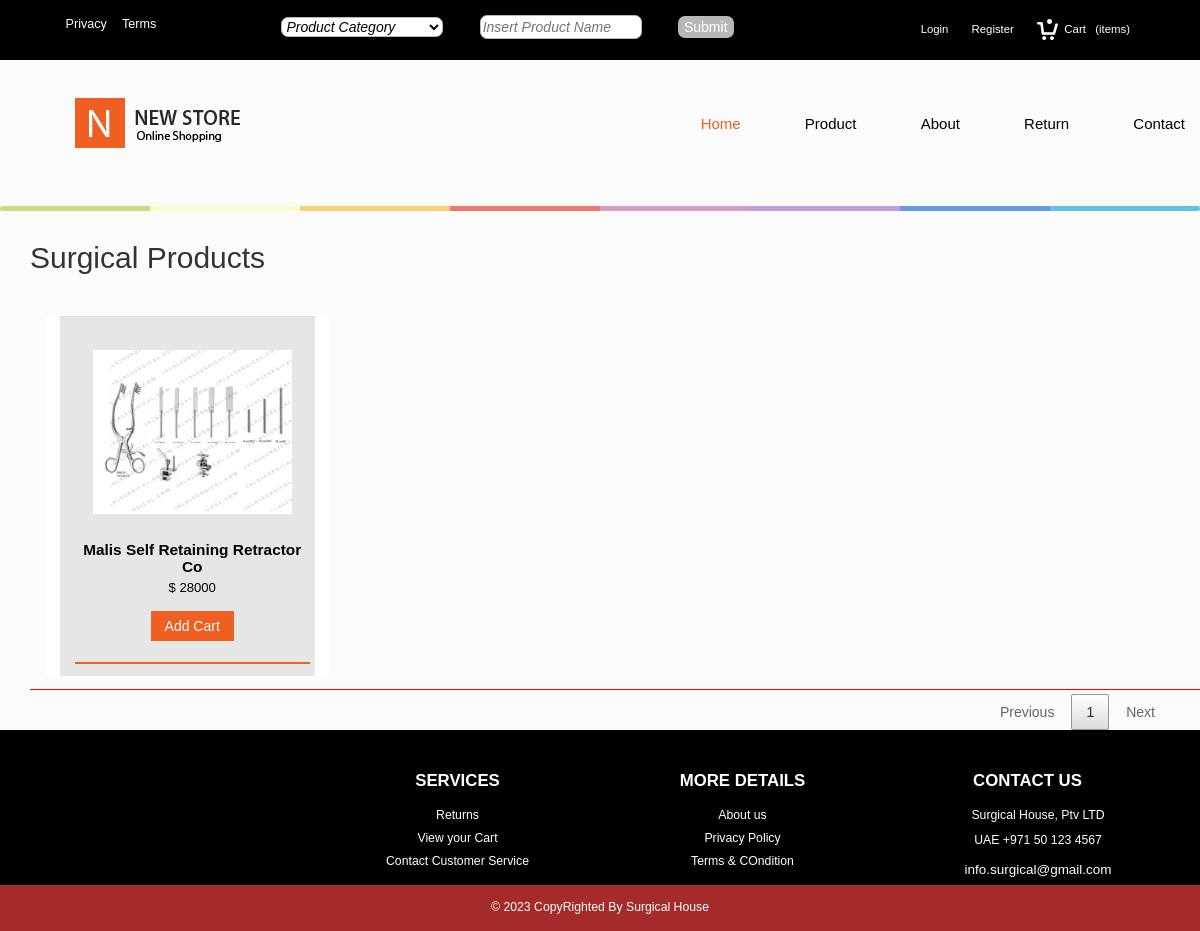
Screenshot of /surgical_seling/s_i.php with the database file from the repository.
### tables this page shows
CREATE TABLE IF NOT EXISTS `price_insert` (
  `pi_id` int NOT NULL AUTO_INCREMENT,
  `price` varchar(33) NOT NULL,
  `p_id` int NOT NULL,
  PRIMARY KEY (`pi_id`),
  KEY `p_id` (`p_id`)
);

CREATE TABLE IF NOT EXISTS `products` (
  `p_id` int NOT NULL AUTO_INCREMENT,
  `sp_product` varchar(33) DEFAULT NULL,
  `si_product` varchar(33) DEFAULT NULL,
  `description` varchar(500) DEFAULT NULL,
  `image` varchar(300) DEFAULT NULL,
  PRIMARY KEY (`p_id`)
);

### surgical_seling/s_i.php (the view, shortened to what this page needs)
<!DOCTYPE HTML>
<html>
<head>
    <link href="css/profile/custom.css" rel="stylesheet">
<link href="css/bootstrap.css" rel="stylesheet" type="text/css" media="all" />
<link href="css/style.css" rel="stylesheet" type="text/css" media="all" />
<link href="css/memenu.css" rel="stylesheet" type="text/css" media="all" />
<link rel="stylesheet" href="css/company.css" />
<link href="css/footer.css" rel='stylesheet' type='text/css' />
<link href="css/filter.css" rel="stylesheet" type="text/css" media="all" />
<link href="css/product2.css" rel="stylesheet" type="text/css" media="all" />
<link href="css/product.css" rel="stylesheet" type="text/css" media="all" />
 <link rel="stylesheet" href="css/user_table/demo_table.min.css">
</head>
<body>
<?php
	include("top_head.php");
	include("header.php");
?>
<div class="parts">
	 <div class="container">
		 <h2>Surgical Products</h2>
	<div class="bike-parts-sec">
		      <div class="bike-parts">
			  						 <div class="bike-apparels">
					 <div class="parts1">
<table  id="datatables" class="table no-margin col-md-12" style="border-bottom-color:red;padding-bottom:13px">
                  <tbody class="dd">
				 	<?php
		include("conection.php");
		$a = mysqli_query($connect,("select * from price_insert"));
		while($b = mysqli_fetch_array($a))
		{
			$aa = mysqli_query($connect,("select si_product,image from products where p_id = '".$b['p_id']."'"));
			$bb = mysqli_fetch_array($aa);
			if($bb['si_product'] != NULL)
			{
	?>
<tr class="col-md-3">
	<td>
						<?php echo("<a href='single.php?p_id=".$b['p_id']."'>"); ?>
						 <div class="part-sec">
							 <img src="<?php echo("Admin/images/".$bb['image']); ?>" alt=""/>
							 <div class="part-info">
								 <?php echo("<a class='asd' href='single.php?p_id=".$b['p_id']."'>"); ?><h5><?php echo($bb['si_product']);?><span>$  <?php echo($b['price']);?></span></h5></a>
								<?php echo("<a class='qck' href='single.php?p_id=".$b['p_id']."'>"); ?>Add Cart</a>
							 </div>
						 </div></a>
					</td>
</tr>
		<?php
			}
		}
		?>
</tbody>
           </table>
		</div>
				 </div>
			 </div>
			 <div class="clearfix"></div>
		 </div>
	  </div>
</div>
<?php
	include("footer.php");
?>
</body>
</html>

### surgical_seling/css/profile/custom.css (style rules this page uses)
body { background: #000066; background-position: initial initial; background-repeat: initial initial; margin: 0px; padding: 0px; }

### surgical_seling/css/style.css (style rules this page uses)
body { font-family: 'Exo 2', sans-serif; background:#fff; }
table { border-collapse: collapse; border-spacing: 0; }

### surgical_seling/css/memenu.css (style rules this page uses)
body { background-color:#FBFBFB; }

### surgical_seling/css/product.css (style rules this page uses)
.dd tr td { background:#E6E6E6; }
.bike-parts-sec { margin-top:3em; }
.bike-parts { float:right; width:100%; }
.part-sec { float:left; width:100%; margin:0 2%; margin-top:3%; margin-bottom:2%; border-bottom:2px solid #EF5F21; padding-bottom:1.5em; text-align:center; position:relative; }
.part-sec img { width:100%; height: 200px; padding: 18px; }
.part-sec a h5 { color:#000; font-size:1.1em; font-weight:600; margin-bottom:1em; }
.part-sec a h5 span { display:block; font-size:0.85em; font-weight:400; margin-top:5px; }
a.qck { color: #fff; background-color: #EF5F21; border-color: #eea236; padding:5px 1em; font-size:1em; font-weight:500; display:inline-block; text-decoration:none; }

### rows the page displays
price_insert: p.image (picture), p.si_product "Malis Self Retaining Retractor Co", price "28000"
